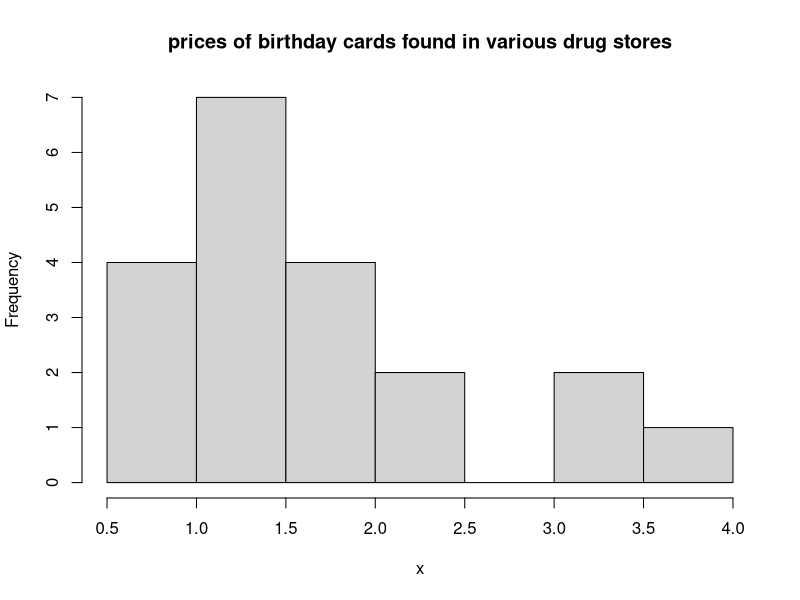

This chart was generated by the following R code:
x <- c(1.45,	2.20,	0.75,	1.23,	1.25,
       1.25,	3.09,	1.99,	2.00,	0.78,
       1.32	,2.25,	3.15,	3.85,	0.52,
       0.99,	1.38,	1.75,	1.22,	1.75)


hist(x, breaks = 7, main='prices of birthday cards found in various drug stores')

